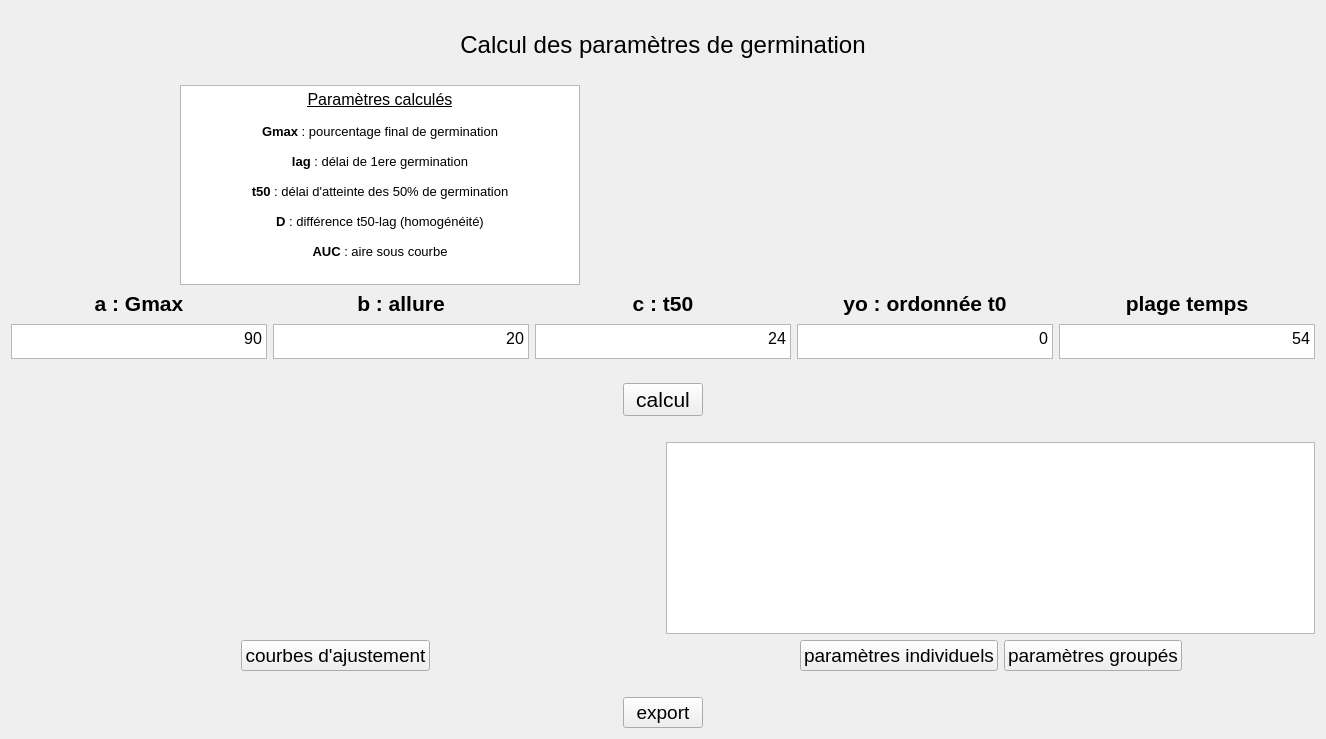
      <widget class="QWidget" name="page_4">
       <layout class="QGridLayout" name="gridLayout_5">
        <item row="1" column="0">
         <layout class="QHBoxLayout" name="horizontalLayout_2">
          <item>
           <spacer name="horizontalSpacer_9">
            <property name="orientation">
             <enum>Qt::Horizontal</enum>
            </property>
            <property name="sizeHint" stdset="0">
             <size>
              <width>40</width>
              <height>20</height>
             </size>
            </property>
           </spacer>
          </item>
          <item>
           <widget class="QLabel" name="titre_page4">
            <property name="font">
             <font>
              <pointsize>18</pointsize>
             </font>
            </property>
            <property name="layoutDirection">
             <enum>Qt::LeftToRight</enum>
            </property>
            <property name="autoFillBackground">
             <bool>true</bool>
            </property>
            <property name="text">
             <string>Calcul des paramètres de germination</string>
            </property>
            <property name="scaledContents">
             <bool>false</bool>
            </property>
            <property name="alignment">
             <set>Qt::AlignCenter</set>
            </property>
            <property name="wordWrap">
             <bool>false</bool>
            </property>
           </widget>
          </item>
          <item>
           <spacer name="horizontalSpacer_10">
            <property name="orientation">
             <enum>Qt::Horizontal</enum>
            </property>
            <property name="sizeHint" stdset="0">
             <size>
              <width>40</width>
              <height>20</height>
             </size>
            </property>
           </spacer>
          </item>
         </layout>
        </item>
        <item row="2" column="0">
         <spacer name="verticalSpacer_27">
          <property name="orientation">
           <enum>Qt::Vertical</enum>
          </property>
          <property name="sizeType">
           <enum>QSizePolicy::Minimum</enum>
          </property>
          <property name="sizeHint" stdset="0">
           <size>
            <width>20</width>
            <height>20</height>
           </size>
          </property>
         </spacer>
        </item>
        <item row="7" column="0">
         <spacer name="verticalSpacer_50">
          <property name="orientation">
           <enum>Qt::Vertical</enum>
          </property>
          <property name="sizeType">
           <enum>QSizePolicy::Minimum</enum>
          </property>
          <property name="sizeHint" stdset="0">
           <size>
            <width>20</width>
            <height>20</height>
           </size>
          </property>
         </spacer>
        </item>
        <item row="4" column="0">
         <layout class="QVBoxLayout" name="verticalLayout_2">
          <property name="spacing">
           <number>6</number>
          </property>
          <property name="sizeConstraint">
           <enum>QLayout::SetFixedSize</enum>
          </property>
          <item>
           <layout class="QHBoxLayout" name="horizontalLayout_4">
            <item>
             <widget class="QLabel" name="label1_page4">
              <property name="font">
               <font>
                <pointsize>16</pointsize>
                <weight>75</weight>
                <bold>true</bold>
               </font>
              </property>
              <property name="text">
               <string>a : Gmax</string>
              </property>
              <property name="alignment">
               <set>Qt::AlignCenter</set>
              </property>
             </widget>
            </item>
            <item>
             <widget class="QLabel" name="label2_page4">
              <property name="font">
               <font>
                <pointsize>16</pointsize>
                <weight>75</weight>
                <bold>true</bold>
               </font>
              </property>
              <property name="text">
               <string>b : allure</string>
              </property>
              <property name="alignment">
               <set>Qt::AlignCenter</set>
              </property>
             </widget>
            </item>
            <item>
             <widget class="QLabel" name="label3_page4">
              <property name="font">
               <font>
                <pointsize>16</pointsize>
                <weight>75</weight>
                <bold>true</bold>
               </font>
              </property>
              <property name="text">
               <string>c : t50</string>
              </property>
              <property name="alignment">
               <set>Qt::AlignCenter</set>
              </property>
             </widget>
            </item>
            <item>
             <widget class="QLabel" name="label4_page4">
              <property name="font">
               <font>
                <pointsize>16</pointsize>
                <weight>75</weight>
                <bold>true</bold>
               </font>
              </property>
              <property name="text">
               <string>yo : ordonnée t0</string>
              </property>
              <property name="alignment">
               <set>Qt::AlignCenter</set>
              </property>
             </widget>
            </item>
            <item>
             <widget class="QLabel" name="label5_page4">
              <property name="font">
               <font>
                <pointsize>16</pointsize>
                <weight>75</weight>
                <bold>true</bold>
               </font>
              </property>
              <property name="text">
               <string>plage temps</string>
              </property>
              <property name="alignment">
               <set>Qt::AlignCenter</set>
              </property>
             </widget>
            </item>
           </layout>
          </item>
          <item>
           <layout class="QHBoxLayout" name="horizontalLayout_page4">
            <item>
             <widget class="QTextEdit" name="textEdit1_page4">
              <property name="sizePolicy">
               <sizepolicy hsizetype="Expanding" vsizetype="Minimum">
                <horstretch>0</horstretch>
                <verstretch>0</verstretch>
               </sizepolicy>
              </property>
              <property name="minimumSize">
               <size>
                <width>0</width>
                <height>35</height>
               </size>
              </property>
              <property name="maximumSize">
               <size>
                <width>16777215</width>
                <height>30</height>
               </size>
              </property>
              <property name="font">
               <font>
                <pointsize>10</pointsize>
                <weight>50</weight>
                <bold>false</bold>
               </font>
              </property>
              <property name="markdown">
               <string>90

</string>
              </property>
              <property name="html">
               <string>&lt;!DOCTYPE HTML PUBLIC &quot;-//W3C//DTD HTML 4.0//EN&quot; &quot;http://www.w3.org/TR/REC-html40/strict.dtd&quot;&gt;
&lt;html&gt;&lt;head&gt;&lt;meta name=&quot;qrichtext&quot; content=&quot;1&quot; /&gt;&lt;style type=&quot;text/css&quot;&gt;
p, li { white-space: pre-wrap; }
&lt;/style&gt;&lt;/head&gt;&lt;body style=&quot; font-family:'MS Shell Dlg 2'; font-size:10pt; font-weight:400; font-style:normal;&quot;&gt;
&lt;p align=&quot;right&quot; style=&quot; margin-top:6px; margin-bottom:6px; margin-left:0px; margin-right:0px; -qt-block-indent:0; text-indent:0px;&quot;&gt;&lt;span style=&quot; font-size:12pt;&quot;&gt;90&lt;/span&gt;&lt;/p&gt;&lt;/body&gt;&lt;/html&gt;</string>
              </property>
             </widget>
            </item>
            <item>
             <widget class="QTextEdit" name="textEdit2_page4">
              <property name="sizePolicy">
               <sizepolicy hsizetype="Expanding" vsizetype="Minimum">
                <horstretch>0</horstretch>
                <verstretch>0</verstretch>
               </sizepolicy>
              </property>
              <property name="minimumSize">
               <size>
                <width>0</width>
                <height>35</height>
               </size>
              </property>
              <property name="maximumSize">
               <size>
                <width>16777215</width>
                <height>30</height>
               </size>
              </property>
              <property name="font">
               <font>
                <pointsize>10</pointsize>
               </font>
              </property>
              <property name="markdown">
               <string>20

</string>
              </property>
              <property name="html">
               <string>&lt;!DOCTYPE HTML PUBLIC &quot;-//W3C//DTD HTML 4.0//EN&quot; &quot;http://www.w3.org/TR/REC-html40/strict.dtd&quot;&gt;
&lt;html&gt;&lt;head&gt;&lt;meta name=&quot;qrichtext&quot; content=&quot;1&quot; /&gt;&lt;style type=&quot;text/css&quot;&gt;
p, li { white-space: pre-wrap; }
&lt;/style&gt;&lt;/head&gt;&lt;body style=&quot; font-family:'MS Shell Dlg 2'; font-size:10pt; font-weight:400; font-style:normal;&quot;&gt;
&lt;p align=&quot;right&quot; style=&quot; margin-top:6px; margin-bottom:6px; margin-left:0px; margin-right:0px; -qt-block-indent:0; text-indent:0px;&quot;&gt;&lt;span style=&quot; font-size:12pt;&quot;&gt;20&lt;/span&gt;&lt;/p&gt;&lt;/body&gt;&lt;/html&gt;</string>
              </property>
             </widget>
            </item>
            <item>
             <widget class="QTextEdit" name="textEdit3_page4">
              <property name="sizePolicy">
               <sizepolicy hsizetype="Expanding" vsizetype="Minimum">
                <horstretch>0</horstretch>
                <verstretch>0</verstretch>
               </sizepolicy>
              </property>
              <property name="minimumSize">
               <size>
                <width>0</width>
                <height>35</height>
               </size>
              </property>
              <property name="maximumSize">
               <size>
                <width>16777215</width>
                <height>30</height>
               </size>
              </property>
              <property name="font">
               <font>
                <pointsize>10</pointsize>
                <weight>50</weight>
                <bold>false</bold>
               </font>
              </property>
              <property name="markdown">
               <string>24

</string>
              </property>
              <property name="html">
               <string>&lt;!DOCTYPE HTML PUBLIC &quot;-//W3C//DTD HTML 4.0//EN&quot; &quot;http://www.w3.org/TR/REC-html40/strict.dtd&quot;&gt;
&lt;html&gt;&lt;head&gt;&lt;meta name=&quot;qrichtext&quot; content=&quot;1&quot; /&gt;&lt;style type=&quot;text/css&quot;&gt;
p, li { white-space: pre-wrap; }
&lt;/style&gt;&lt;/head&gt;&lt;body style=&quot; font-family:'MS Shell Dlg 2'; font-size:10pt; font-weight:400; font-style:normal;&quot;&gt;
&lt;p align=&quot;right&quot; style=&quot; margin-top:6px; margin-bottom:6px; margin-left:0px; margin-right:0px; -qt-block-indent:0; text-indent:0px;&quot;&gt;&lt;span style=&quot; font-size:12pt;&quot;&gt;24&lt;/span&gt;&lt;/p&gt;&lt;/body&gt;&lt;/html&gt;</string>
              </property>
             </widget>
            </item>
            <item>
             <widget class="QTextEdit" name="textEdit4_page4">
              <property name="sizePolicy">
               <sizepolicy hsizetype="Expanding" vsizetype="Minimum">
                <horstretch>0</horstretch>
                <verstretch>0</verstretch>
               </sizepolicy>
              </property>
              <property name="minimumSize">
               <size>
                <width>0</width>
                <height>35</height>
               </size>
              </property>
              <property name="maximumSize">
               <size>
                <width>16777215</width>
                <height>30</height>
               </size>
              </property>
              <property name="font">
               <font>
                <pointsize>10</pointsize>
                <weight>50</weight>
                <bold>false</bold>
               </font>
              </property>
              <property name="markdown">
               <string>0

</string>
              </property>
              <property name="html">
               <string>&lt;!DOCTYPE HTML PUBLIC &quot;-//W3C//DTD HTML 4.0//EN&quot; &quot;http://www.w3.org/TR/REC-html40/strict.dtd&quot;&gt;
&lt;html&gt;&lt;head&gt;&lt;meta name=&quot;qrichtext&quot; content=&quot;1&quot; /&gt;&lt;style type=&quot;text/css&quot;&gt;
p, li { white-space: pre-wrap; }
&lt;/style&gt;&lt;/head&gt;&lt;body style=&quot; font-family:'MS Shell Dlg 2'; font-size:10pt; font-weight:400; font-style:normal;&quot;&gt;
&lt;p align=&quot;right&quot; style=&quot; margin-top:6px; margin-bottom:6px; margin-left:0px; margin-right:0px; -qt-block-indent:0; text-indent:0px;&quot;&gt;&lt;span style=&quot; font-size:12pt;&quot;&gt;0&lt;/span&gt;&lt;/p&gt;&lt;/body&gt;&lt;/html&gt;</string>
              </property>
             </widget>
            </item>
            <item>
             <widget class="QTextEdit" name="textEdit5_page4">
              <property name="sizePolicy">
               <sizepolicy hsizetype="Expanding" vsizetype="Minimum">
                <horstretch>0</horstretch>
                <verstretch>0</verstretch>
               </sizepolicy>
              </property>
              <property name="minimumSize">
               <size>
                <width>0</width>
                <height>35</height>
               </size>
              </property>
              <property name="maximumSize">
               <size>
                <width>16777215</width>
                <height>30</height>
               </size>
              </property>
              <property name="font">
               <font>
                <pointsize>10</pointsize>
                <weight>50</weight>
                <bold>false</bold>
               </font>
              </property>
              <property name="markdown">
               <string>54

</string>
              </property>
              <property name="html">
               <string>&lt;!DOCTYPE HTML PUBLIC &quot;-//W3C//DTD HTML 4.0//EN&quot; &quot;http://www.w3.org/TR/REC-html40/strict.dtd&quot;&gt;
&lt;html&gt;&lt;head&gt;&lt;meta name=&quot;qrichtext&quot; content=&quot;1&quot; /&gt;&lt;style type=&quot;text/css&quot;&gt;
p, li { white-space: pre-wrap; }
&lt;/style&gt;&lt;/head&gt;&lt;body style=&quot; font-family:'MS Shell Dlg 2'; font-size:10pt; font-weight:400; font-style:normal;&quot;&gt;
&lt;p align=&quot;right&quot; style=&quot; margin-top:6px; margin-bottom:6px; margin-left:0px; margin-right:0px; -qt-block-indent:0; text-indent:0px;&quot;&gt;&lt;span style=&quot; font-size:12pt;&quot;&gt;54&lt;/span&gt;&lt;/p&gt;&lt;/body&gt;&lt;/html&gt;</string>
              </property>
             </widget>
            </item>
           </layout>
          </item>
         </layout>
        </item>
        <item row="9" column="0">
         <spacer name="verticalSpacer_47">
          <property name="orientation">
           <enum>Qt::Vertical</enum>
          </property>
          <property name="sizeType">
           <enum>QSizePolicy::Minimum</enum>
          </property>
          <property name="sizeHint" stdset="0">
           <size>
            <width>20</width>
            <height>20</height>
           </size>
          </property>
         </spacer>
        </item>
        <item row="5" column="0">
         <spacer name="verticalSpacer_51">
          <property name="orientation">
           <enum>Qt::Vertical</enum>
          </property>
          <property name="sizeType">
           <enum>QSizePolicy::Minimum</enum>
          </property>
          <property name="sizeHint" stdset="0">
           <size>
            <width>20</width>
            <height>20</height>
           </size>
          </property>
         </spacer>
        </item>
        <item row="10" column="0">
         <layout class="QHBoxLayout" name="horizontalLayout_8">
          <item>
           <spacer name="horizontalSpacer_19">
            <property name="orientation">
             <enum>Qt::Horizontal</enum>
            </property>
            <property name="sizeHint" stdset="0">
             <size>
              <width>40</width>
              <height>20</height>
             </size>
            </property>
           </spacer>
          </item>
          <item>
           <widget class="QPushButton" name="export_page4">
            <property name="font">
             <font>
              <pointsize>14</pointsize>
             </font>
            </property>
            <property name="text">
             <string>export</string>
            </property>
           </widget>
          </item>
          <item>
           <spacer name="horizontalSpacer_20">
            <property name="orientation">
             <enum>Qt::Horizontal</enum>
            </property>
            <property name="sizeHint" stdset="0">
             <size>
              <width>40</width>
              <height>20</height>
             </size>
            </property>
           </spacer>
          </item>
         </layout>
        </item>
        <item row="8" column="0">
         <layout class="QHBoxLayout" name="horizontalLayout_7">
          <item>
           <layout class="QVBoxLayout" name="verticalLayout_4">
            <item>
             <widget class="QLabel" name="label6_page4">
              <property name="enabled">
               <bool>true</bool>
              </property>
              <property name="sizePolicy">
               <sizepolicy hsizetype="Expanding" vsizetype="Expanding">
                <horstretch>0</horstretch>
                <verstretch>0</verstretch>
               </sizepolicy>
              </property>
              <property name="minimumSize">
               <size>
                <width>600</width>
                <height>100</height>
               </size>
              </property>
              <property name="focusPolicy">
               <enum>Qt::StrongFocus</enum>
              </property>
              <property name="text">
               <string/>
              </property>
              <property name="scaledContents">
               <bool>false</bool>
              </property>
              <property name="alignment">
               <set>Qt::AlignCenter</set>
              </property>
             </widget>
            </item>
            <item>
             <layout class="QHBoxLayout" name="horizontalLayout_5">
              <item>
               <spacer name="horizontalSpacer_14">
                <property name="orientation">
                 <enum>Qt::Horizontal</enum>
                </property>
                <property name="sizeHint" stdset="0">
                 <size>
                  <width>40</width>
                  <height>20</height>
                 </size>
                </property>
               </spacer>
              </item>
              <item>
               <widget class="QPushButton" name="courbe_page4">
                <property name="maximumSize">
                 <size>
                  <width>250</width>
                  <height>16777215</height>
                 </size>
                </property>
                <property name="font">
                 <font>
                  <pointsize>14</pointsize>
                 </font>
                </property>
                <property name="text">
                 <string>courbes d'ajustement</string>
                </property>
               </widget>
              </item>
              <item>
               <spacer name="horizontalSpacer_17">
                <property name="orientation">
                 <enum>Qt::Horizontal</enum>
                </property>
                <property name="sizeHint" stdset="0">
                 <size>
                  <width>40</width>
                  <height>20</height>
                 </size>
                </property>
               </spacer>
              </item>
             </layout>
            </item>
           </layout>
          </item>
          <item>
           <layout class="QVBoxLayout" name="verticalLayout_3">
            <property name="sizeConstraint">
             <enum>QLayout::SetDefaultConstraint</enum>
            </property>
            <item>
             <widget class="QTableView" name="tableView_page4">
              <property name="sizePolicy">
               <sizepolicy hsizetype="Expanding" vsizetype="Expanding">
                <horstretch>0</horstretch>
                <verstretch>0</verstretch>
               </sizepolicy>
              </property>
              <property name="minimumSize">
               <size>
                <width>600</width>
                <height>100</height>
               </size>
              </property>
             </widget>
            </item>
            <item>
             <layout class="QHBoxLayout" name="horizontalLayout_6">
              <property name="sizeConstraint">
               <enum>QLayout::SetMinimumSize</enum>
              </property>
              <item>
               <spacer name="horizontalSpacer_15">
                <property name="orientation">
                 <enum>Qt::Horizontal</enum>
                </property>
                <property name="sizeHint" stdset="0">
                 <size>
                  <width>40</width>
                  <height>20</height>
                 </size>
                </property>
               </spacer>
              </item>
              <item>
               <widget class="QPushButton" name="param_ind_page4">
                <property name="maximumSize">
                 <size>
                  <width>200</width>
                  <height>16777215</height>
                 </size>
                </property>
                <property name="font">
                 <font>
                  <pointsize>14</pointsize>
                 </font>
                </property>
                <property name="text">
                 <string>paramètres individuels</string>
                </property>
               </widget>
              </item>
              <item>
               <widget class="QPushButton" name="param_groupe_page4">
                <property name="maximumSize">
                 <size>
                  <width>200</width>
                  <height>16777215</height>
                 </size>
                </property>
                <property name="font">
                 <font>
                  <pointsize>14</pointsize>
                 </font>
                </property>
                <property name="text">
                 <string>paramètres groupés</string>
                </property>
               </widget>
              </item>
              <item>
               <spacer name="horizontalSpacer_16">
                <property name="orientation">
                 <enum>Qt::Horizontal</enum>
                </property>
                <property name="sizeHint" stdset="0">
                 <size>
                  <width>40</width>
                  <height>20</height>
                 </size>
                </property>
               </spacer>
              </item>
             </layout>
            </item>
           </layout>
          </item>
         </layout>
        </item>
        <item row="0" column="0">
         <spacer name="verticalSpacer_26">
          <property name="orientation">
           <enum>Qt::Vertical</enum>
          </property>
          <property name="sizeType">
           <enum>QSizePolicy::Minimum</enum>
          </property>
          <property name="sizeHint" stdset="0">
           <size>
            <width>20</width>
            <height>20</height>
           </size>
          </property>
         </spacer>
        </item>
        <item row="3" column="0">
         <layout class="QHBoxLayout" name="horizontalLayout_3" stretch="0,0,0,0,0">
          <property name="sizeConstraint">
           <enum>QLayout::SetMinimumSize</enum>
          </property>
          <item>
           <spacer name="horizontalSpacer_11">
            <property name="orientation">
             <enum>Qt::Horizontal</enum>
            </property>
            <property name="sizeType">
             <enum>QSizePolicy::Maximum</enum>
            </property>
            <property name="sizeHint" stdset="0">
             <size>
              <width>50</width>
              <height>20</height>
             </size>
            </property>
           </spacer>
          </item>
          <item>
           <widget class="QTextBrowser" name="textBrowser_page4">
            <property name="sizePolicy">
             <sizepolicy hsizetype="Fixed" vsizetype="Fixed">
              <horstretch>0</horstretch>
              <verstretch>0</verstretch>
             </sizepolicy>
            </property>
            <property name="minimumSize">
             <size>
              <width>0</width>
              <height>200</height>
             </size>
            </property>
            <property name="maximumSize">
             <size>
              <width>400</width>
              <height>200</height>
             </size>
            </property>
            <property name="html">
             <string>&lt;!DOCTYPE HTML PUBLIC &quot;-//W3C//DTD HTML 4.0//EN&quot; &quot;http://www.w3.org/TR/REC-html40/strict.dtd&quot;&gt;
&lt;html&gt;&lt;head&gt;&lt;meta name=&quot;qrichtext&quot; content=&quot;1&quot; /&gt;&lt;style type=&quot;text/css&quot;&gt;
p, li { white-space: pre-wrap; }
&lt;/style&gt;&lt;/head&gt;&lt;body style=&quot; font-family:'MS Shell Dlg 2'; font-size:14pt; font-weight:400; font-style:normal;&quot;&gt;
&lt;p align=&quot;center&quot; style=&quot; margin-top:0px; margin-bottom:0px; margin-left:0px; margin-right:0px; -qt-block-indent:0; text-indent:0px;&quot;&gt;&lt;span style=&quot; font-size:12pt; text-decoration: underline;&quot;&gt;Paramètres calculés&lt;/span&gt;&lt;/p&gt;
&lt;p align=&quot;center&quot; style=&quot;-qt-paragraph-type:empty; margin-top:0px; margin-bottom:0px; margin-left:0px; margin-right:0px; -qt-block-indent:0; text-indent:0px; font-size:10pt; text-decoration: underline;&quot;&gt;&lt;br /&gt;&lt;/p&gt;
&lt;p align=&quot;center&quot; style=&quot; margin-top:0px; margin-bottom:0px; margin-left:0px; margin-right:0px; -qt-block-indent:0; text-indent:0px;&quot;&gt;&lt;span style=&quot; font-size:10pt; font-weight:600;&quot;&gt;Gmax&lt;/span&gt;&lt;span style=&quot; font-size:10pt;&quot;&gt; : pourcentage final de germination&lt;/span&gt;&lt;/p&gt;
&lt;p align=&quot;center&quot; style=&quot;-qt-paragraph-type:empty; margin-top:0px; margin-bottom:0px; margin-left:0px; margin-right:0px; -qt-block-indent:0; text-indent:0px; font-size:10pt;&quot;&gt;&lt;br /&gt;&lt;/p&gt;
&lt;p align=&quot;center&quot; style=&quot; margin-top:0px; margin-bottom:0px; margin-left:0px; margin-right:0px; -qt-block-indent:0; text-indent:0px;&quot;&gt;&lt;span style=&quot; font-size:10pt; font-weight:600;&quot;&gt;lag&lt;/span&gt;&lt;span style=&quot; font-size:10pt;&quot;&gt; : délai de 1ere germination&lt;/span&gt;&lt;/p&gt;
&lt;p align=&quot;center&quot; style=&quot;-qt-paragraph-type:empty; margin-top:0px; margin-bottom:0px; margin-left:0px; margin-right:0px; -qt-block-indent:0; text-indent:0px; font-size:10pt;&quot;&gt;&lt;br /&gt;&lt;/p&gt;
&lt;p align=&quot;center&quot; style=&quot; margin-top:0px; margin-bottom:0px; margin-left:0px; margin-right:0px; -qt-block-indent:0; text-indent:0px;&quot;&gt;&lt;span style=&quot; font-size:10pt; font-weight:600;&quot;&gt;t50&lt;/span&gt;&lt;span style=&quot; font-size:10pt;&quot;&gt; : délai d'atteinte des 50% de germination&lt;/span&gt;&lt;/p&gt;
&lt;p align=&quot;center&quot; style=&quot;-qt-paragraph-type:empty; margin-top:0px; margin-bottom:0px; margin-left:0px; margin-right:0px; -qt-block-indent:0; text-indent:0px; font-size:10pt;&quot;&gt;&lt;br /&gt;&lt;/p&gt;
&lt;p align=&quot;center&quot; style=&quot; margin-top:0px; margin-bottom:0px; margin-left:0px; margin-right:0px; -qt-block-indent:0; text-indent:0px;&quot;&gt;&lt;span style=&quot; font-size:10pt; font-weight:600;&quot;&gt;D&lt;/span&gt;&lt;span style=&quot; font-size:10pt;&quot;&gt; : différence t50-lag (homogénéité)&lt;/span&gt;&lt;/p&gt;
&lt;p align=&quot;center&quot; style=&quot;-qt-paragraph-type:empty; margin-top:0px; margin-bottom:0px; margin-left:0px; margin-right:0px; -qt-block-indent:0; text-indent:0px; font-size:10pt;&quot;&gt;&lt;br /&gt;&lt;/p&gt;
&lt;p align=&quot;center&quot; style=&quot; margin-top:0px; margin-bottom:0px; margin-left:0px; margin-right:0px; -qt-block-indent:0; text-indent:0px;&quot;&gt;&lt;span style=&quot; font-size:10pt; font-weight:600;&quot;&gt;AUC&lt;/span&gt;&lt;span style=&quot; font-size:10pt;&quot;&gt; : aire sous courbe&lt;/span&gt;&lt;/p&gt;&lt;/body&gt;&lt;/html&gt;</string>
            </property>
           </widget>
          </item>
          <item>
           <spacer name="horizontalSpacer_58">
            <property name="orientation">
             <enum>Qt::Horizontal</enum>
            </property>
            <property name="sizeType">
             <enum>QSizePolicy::Fixed</enum>
            </property>
            <property name="sizeHint" stdset="0">
             <size>
              <width>40</width>
              <height>20</height>
             </size>
            </property>
           </spacer>
          </item>
          <item>
           <widget class="QLabel" name="label_3">
            <property name="sizePolicy">
             <sizepolicy hsizetype="Fixed" vsizetype="Fixed">
              <horstretch>0</horstretch>
              <verstretch>0</verstretch>
             </sizepolicy>
            </property>
            <property name="minimumSize">
             <size>
              <width>0</width>
              <height>200</height>
             </size>
            </property>
            <property name="maximumSize">
             <size>
              <width>400</width>
              <height>200</height>
             </size>
            </property>
            <property name="text">
             <string/>
            </property>
            <property name="pixmap">
             <pixmap resource="test.qrc">:/germ5/germinator_v5.tif</pixmap>
            </property>
            <property name="scaledContents">
             <bool>true</bool>
            </property>
            <property name="alignment">
             <set>Qt::AlignCenter</set>
            </property>
           </widget>
          </item>
          <item>
           <spacer name="horizontalSpacer_13">
            <property name="orientation">
             <enum>Qt::Horizontal</enum>
            </property>
            <property name="sizeType">
             <enum>QSizePolicy::Maximum</enum>
            </property>
            <property name="sizeHint" stdset="0">
             <size>
              <width>50</width>
              <height>20</height>
             </size>
            </property>
           </spacer>
          </item>
         </layout>
        </item>
        <item row="6" column="0">
         <layout class="QHBoxLayout" name="horizontalLayout_9">
          <item>
           <spacer name="horizontalSpacer_21">
            <property name="orientation">
             <enum>Qt::Horizontal</enum>
            </property>
            <property name="sizeHint" stdset="0">
             <size>
              <width>40</width>
              <height>20</height>
             </size>
            </property>
           </spacer>
          </item>
          <item>
           <widget class="QPushButton" name="calcul_page4">
            <property name="font">
             <font>
              <pointsize>16</pointsize>
             </font>
            </property>
            <property name="text">
             <string>calcul</string>
            </property>
           </widget>
          </item>
          <item>
           <spacer name="horizontalSpacer_22">
            <property name="orientation">
             <enum>Qt::Horizontal</enum>
            </property>
            <property name="sizeHint" stdset="0">
             <size>
              <width>40</width>
              <height>20</height>
             </size>
            </property>
           </spacer>
          </item>
         </layout>
        </item>
       </layout>
      </widget>
